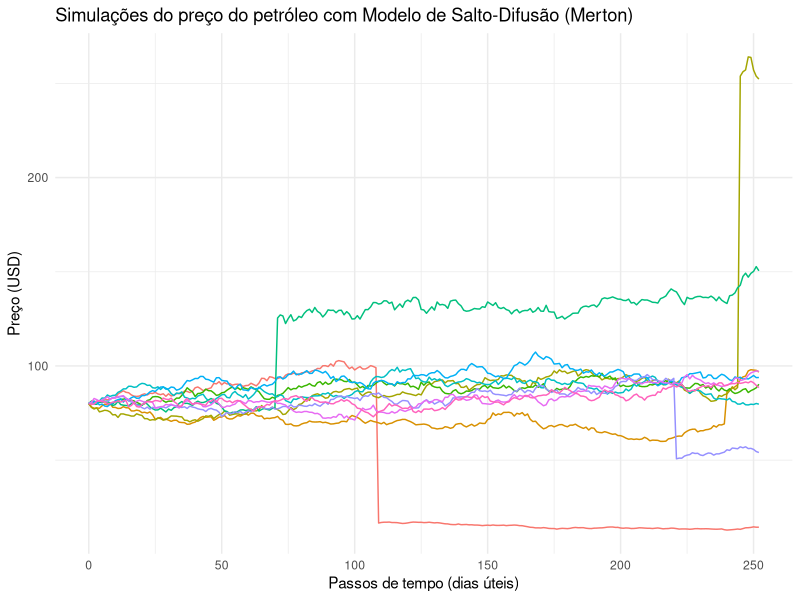

Generate this figure with R:
# Carregar pacotes
library(ggplot2)

# Parâmetros do modelo
preco_inicial <- 80       # Preço inicial do petróleo (USD)
mu <- 0.05                # Drift anual médio (ex: 5% ao ano)
sigma <- 0.2              # Volatilidade difusiva anual (20% ao ano)
lambda <- 0.3             # Intensidade de saltos: 0.3 saltos/ano em média
mu_J <- -0.5              # Média do log do tamanho do salto
sigma_J <- 0.7            # Desvio-padrão do log do tamanho do salto

# Horizonte e discretização
T_final <- 1              # 1 ano
n_passos <- 252           # Aproximar dias úteis
delta_t <- T_final / n_passos

# Número de cenários a simular
n_caminhos <- 10

set.seed(123) # Fixar semente para reprodutibilidade

# Matriz para armazenar preços
matriz_precos <- matrix(NA, nrow = n_passos+1, ncol = n_caminhos)
matriz_precos[1,] <- preco_inicial

# Loop de simulação
for (j in 1:n_caminhos) {
  P <- preco_inicial
  for (i in 2:(n_passos+1)) {
    # 1. Gerar ruído normal para o componente difusivo
    Z <- rnorm(1, mean = 0, sd = 1)
    
    # 2. Calcular o incremento difusivo sem salto:
    #   P_t * exp((mu - sigma^2/2)*dt + sigma*sqrt(dt)*Z)
    P_sem_salto <- P * exp((mu - 0.5 * sigma^2)*delta_t + sigma * sqrt(delta_t)*Z)
    
    # 3. Determinar se ocorre salto neste intervalo:
    #   N_t ~ Poisson(lambda * dt)
    N_t <- rpois(1, lambda = lambda * delta_t)
    
    # 4. Se houver salto (N_t >= 1), gerar tamanho do salto:
    #   X ~ N(mu_J, sigma_J^2), J = exp(X)
    #   Se mais de um salto, multiplicar os fatores
    if (N_t > 0) {
      # Gerar N_t valores de salto
      X_saltos <- rnorm(N_t, mean = mu_J, sd = sigma_J)
      J_fatores <- exp(X_saltos)
      
      # Multiplicar todos os saltos
      fator_salto <- prod(J_fatores)
      
      # Atualizar o preço com o salto
      P <- P_sem_salto * fator_salto
    } else {
      # Sem salto
      P <- P_sem_salto
    }
    
    matriz_precos[i,j] <- P
  }
}

# Preparar dados para plotagem
df_plot <- data.frame(
  tempo = rep(0:n_passos, times = n_caminhos),
  preco = as.vector(matriz_precos),
  caminho = rep(1:n_caminhos, each = n_passos+1)
)

# Plotar os caminhos simulados
ggplot(df_plot, aes(x = tempo, y = preco, group = caminho, color = factor(caminho))) +
  geom_line(show.legend = FALSE) +
  labs(title = "Simulações do preço do petróleo com Modelo de Salto-Difusão (Merton)",
       x = "Passos de tempo (dias úteis)",
       y = "Preço (USD)") +
  theme_minimal()


